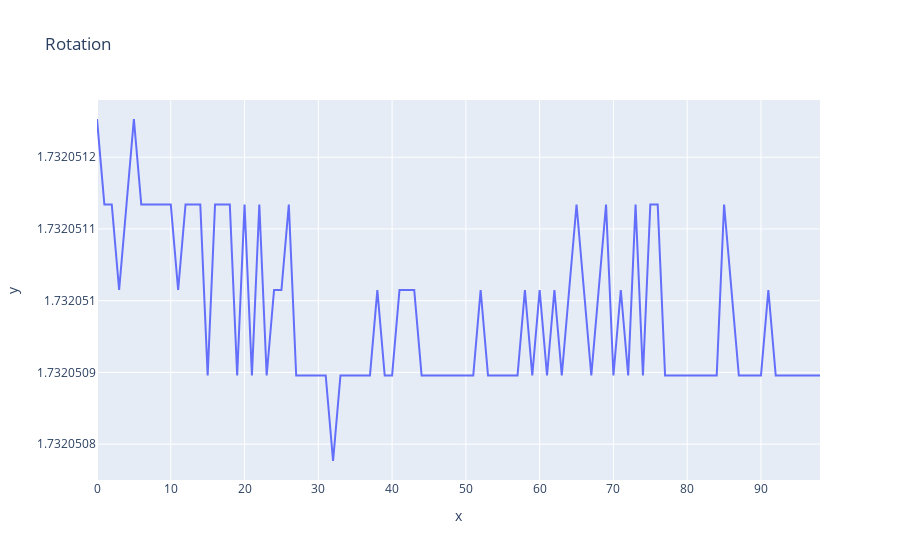

Write notebook code for a chart like this one.
### Code cell
fig = ex.line(x=fID[:-1], y=rotMatAmount, title="Rotation")
fig.show()

### Figure 1 — Plotly figure (JSON) as saved in the notebook; plotly's stock layout.template omitted (floating-point values rounded to 4 significant figures)
{"data": [{"hovertemplate": "x=%{x}<br>y=%{y}<extra></extra>", "legendgroup": "", "line": {"color": "#636efa", "dash": "solid"}, "mode": "lines", "name": "", "orientation": "v", "showlegend": false, "type": "scatter", "x": [0, 1, 2, 3, 4, 5, 6, 7, 8, 9, 10, 11, 12, 13, 14, 15, 16, 17, 18, 19, 20, 21, 22, 23, 24, 25, 26, 27, 28, 29, 30, 31, 32, 33, 34, 35, 36, 37, 38, 39, 40, 41, 42, 43, 44, 45, 46, 47, 48, 49, 50, 51, 52, 53, 54, 55, 56, 57, 58, 59, 60, 61, 62, 63, 64, 65, 66, 67, 68, 69, 70, 71, 72, 73, 74, 75, 76, 77, 78, 79, 80, 81, 82, 83, 84, 85, 86, 87, 88, 89, 90, 91, 92, 93, 94, 95, 96, 97, 98], "xaxis": "x", "y": [1.732, 1.732, 1.732, 1.732, 1.732, 1.732, 1.732, 1.732, 1.732, 1.732, 1.732, 1.732, 1.732, 1.732, 1.732, 1.732, 1.732, 1.732, 1.732, 1.732, 1.732, 1.732, 1.732, 1.732, 1.732, 1.732, 1.732, 1.732, 1.732, 1.732, 1.732, 1.732, 1.732, 1.732, 1.732, 1.732, 1.732, 1.732, 1.732, 1.732, 1.732, 1.732, 1.732, 1.732, 1.732, 1.732, 1.732, 1.732, 1.732, 1.732, 1.732, 1.732, 1.732, 1.732, 1.732, 1.732, 1.732, 1.732, 1.732, 1.732, 1.732, 1.732, 1.732, 1.732, 1.732, 1.732, 1.732, 1.732, 1.732, 1.732, 1.732, 1.732, 1.732, 1.732, 1.732, 1.732, 1.732, 1.732, 1.732, 1.732, 1.732, 1.732, 1.732, 1.732, 1.732, 1.732, 1.732, 1.732, 1.732, 1.732, 1.732, 1.732, 1.732, 1.732, 1.732, 1.732, 1.732, 1.732, 1.732], "yaxis": "y"}], "layout": {"legend": {"tracegroupgap": 0}, "title": {"text": "Rotation"}, "xaxis": {"anchor": "y", "domain": [0, 1], "title": {"text": "x"}}, "yaxis": {"anchor": "x", "domain": [0, 1], "title": {"text": "y"}}}}
